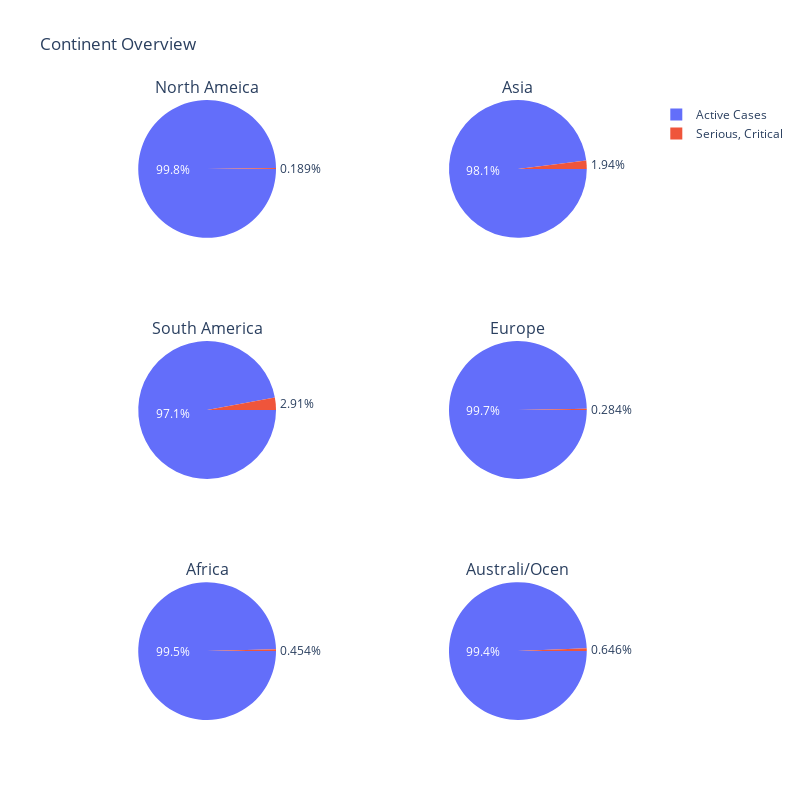

Notebook cell for this chart:
### Markdown cell above
### Tỉ lệ số ca nguy kịch so với các ca bệnh hiện tại
***

### Code cell
specs = [[{'type':'domain'}, {'type':'domain'}], [{'type':'domain'}, {'type':'domain'}], [{'type':'domain'}, {'type':'domain'}]]
fig = make_subplots(rows=3, cols=2, specs = specs, subplot_titles=[
                    continent_day_result[0]['Continent'],
                    continent_day_result[1]['Continent'],
                    continent_day_result[2]['Continent'], 
                    continent_day_result[3]['Continent'], 
                    continent_day_result[4]['Continent'], 
                    continent_day_result[5]['Continent']])

fig.add_trace(go.Pie(labels=['Active Cases', 'Serious, Critical'], values=[continent_day_result[0]['Active Cases'], continent_day_result[0]['Serious, Critical']], 
                     insidetextorientation='horizontal', rotation = 90), 1, 1)
fig.add_trace(go.Pie(labels=['Active Cases', 'Serious, Critical'], values=[continent_day_result[1]['Active Cases'], continent_day_result[1]['Serious, Critical']], 
                     insidetextorientation='horizontal', rotation = 90), 1, 2)                     
fig.add_trace(go.Pie(labels=['Active Cases', 'Serious, Critical'], values=[continent_day_result[2]['Active Cases'], continent_day_result[2]['Serious, Critical']], 
                     insidetextorientation='horizontal', rotation = 90), 2, 1)
fig.add_trace(go.Pie(labels=['Active Cases', 'Serious, Critical'], values=[continent_day_result[3]['Active Cases'], continent_day_result[3]['Serious, Critical']], 
                     insidetextorientation='horizontal', rotation = 90), 2, 2)
fig.add_trace(go.Pie(labels=['Active Cases', 'Serious, Critical'], values=[continent_day_result[4]['Active Cases'], continent_day_result[4]['Serious, Critical']], 
                     insidetextorientation='horizontal', rotation = 90), 3, 1)
fig.add_trace(go.Pie(labels=['Active Cases', 'Serious, Critical'], values=[continent_day_result[5]['Active Cases'], continent_day_result[5]['Serious, Critical']], 
                     insidetextorientation='horizontal', rotation = 90), 3, 2)


fig.update_layout(height=800, width=800,title_text='Continent Overview')
fig.show()

### Figure 1 — Plotly figure (JSON) as saved in the notebook; plotly's stock layout.template omitted (floating-point values rounded to 4 significant figures)
{"data": [{"domain": {"x": [0, 0.45], "y": [0.7778, 1]}, "insidetextorientation": "horizontal", "labels": ["Active Cases", "Serious, Critical"], "rotation": 90, "type": "pie", "values": [146009841, 276141]}, {"domain": {"x": [0.55, 1], "y": [0.7778, 1]}, "insidetextorientation": "horizontal", "labels": ["Active Cases", "Serious, Critical"], "rotation": 90, "type": "pie", "values": [21223596, 420570]}, {"domain": {"x": [0, 0.45], "y": [0.3889, 0.6111]}, "insidetextorientation": "horizontal", "labels": ["Active Cases", "Serious, Critical"], "rotation": 90, "type": "pie", "values": [5940878, 178224]}, {"domain": {"x": [0.55, 1], "y": [0.3889, 0.6111]}, "insidetextorientation": "horizontal", "labels": ["Active Cases", "Serious, Critical"], "rotation": 90, "type": "pie", "values": [108504561, 308793]}, {"domain": {"x": [0, 0.45], "y": [0, 0.2222]}, "insidetextorientation": "horizontal", "labels": ["Active Cases", "Serious, Critical"], "rotation": 90, "type": "pie", "values": [5621380, 25639]}, {"domain": {"x": [0.55, 1], "y": [0, 0.2222]}, "insidetextorientation": "horizontal", "labels": ["Active Cases", "Serious, Critical"], "rotation": 90, "type": "pie", "values": [330821, 2152]}], "layout": {"annotations": [{"font": {"size": 16}, "showarrow": false, "text": "North Ameica", "x": 0.225, "xanchor": "center", "xref": "paper", "y": 1, "yanchor": "bottom", "yref": "paper"}, {"font": {"size": 16}, "showarrow": false, "text": "Asia", "x": 0.775, "xanchor": "center", "xref": "paper", "y": 1, "yanchor": "bottom", "yref": "paper"}, {"font": {"size": 16}, "showarrow": false, "text": "South America", "x": 0.225, "xanchor": "center", "xref": "paper", "y": 0.6111, "yanchor": "bottom", "yref": "paper"}, {"font": {"size": 16}, "showarrow": false, "text": "Europe", "x": 0.775, "xanchor": "center", "xref": "paper", "y": 0.6111, "yanchor": "bottom", "yref": "paper"}, {"font": {"size": 16}, "showarrow": false, "text": "Africa", "x": 0.225, "xanchor": "center", "xref": "paper", "y": 0.2222, "yanchor": "bottom", "yref": "paper"}, {"font": {"size": 16}, "showarrow": false, "text": "Australi/Ocen", "x": 0.775, "xanchor": "center", "xref": "paper", "y": 0.2222, "yanchor": "bottom", "yref": "paper"}], "height": 800, "title": {"text": "Continent Overview"}, "width": 800}}
